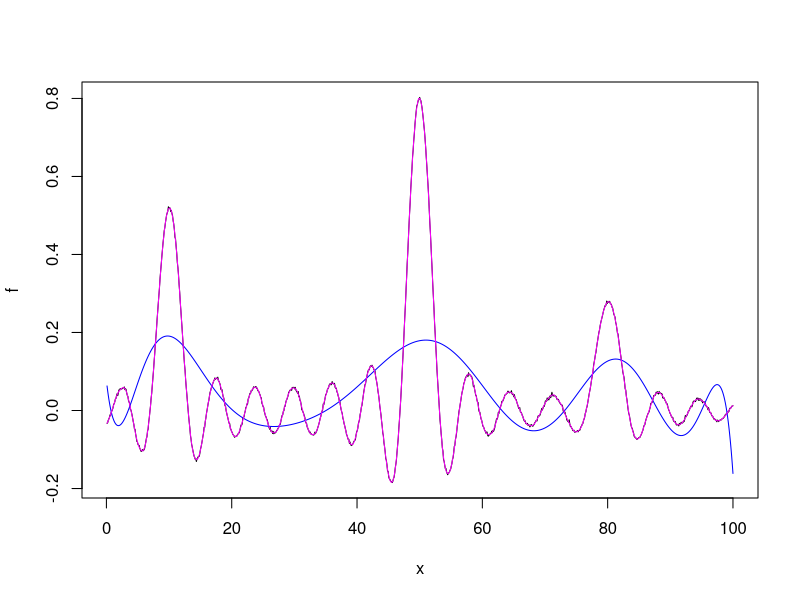

The R source for this figure:
#!/usr/bin/env Rscript
set.seed(50321)

a <- 10
b <- 50
c <- 80

x <- seq(0.1, 100, length.out=1052)
fx <- 0.5 * sin(x - a) / (x - a) + 0.8 * sin(x - b) / (x - b) + 0.3 * sin(x - c) / (x - c)
f <- fx + rnorm(length(x), mean=0, sd=0.05^2)
f - fx
dev.new()
plot(x, f, type='l');
dat <- data.frame(x, f)
# 11-grade polynomial
linreg.11 <- lm (f ~ poly(x,11), dat)
points(x, predict(linreg.11), col="blue", type="l")

# RBF
n <- length(x)
sigma <- 1 # this is _very_ sensitive, but there are heuristics for it
kk <- tcrossprod(x)
dd <- diag(kk)

myRBF.kernel <- exp(sigma*(-matrix(dd,n,n)-t(matrix(dd,n,n))+2*kk))

lambda <- 0.01
ident.n <- diag(rep(1,n))
alphas <- solve(myRBF.kernel + lambda*ident.n)
alphas <- alphas %*% f
lines(x,myRBF.kernel %*% alphas,col="magenta")

dev.off()
